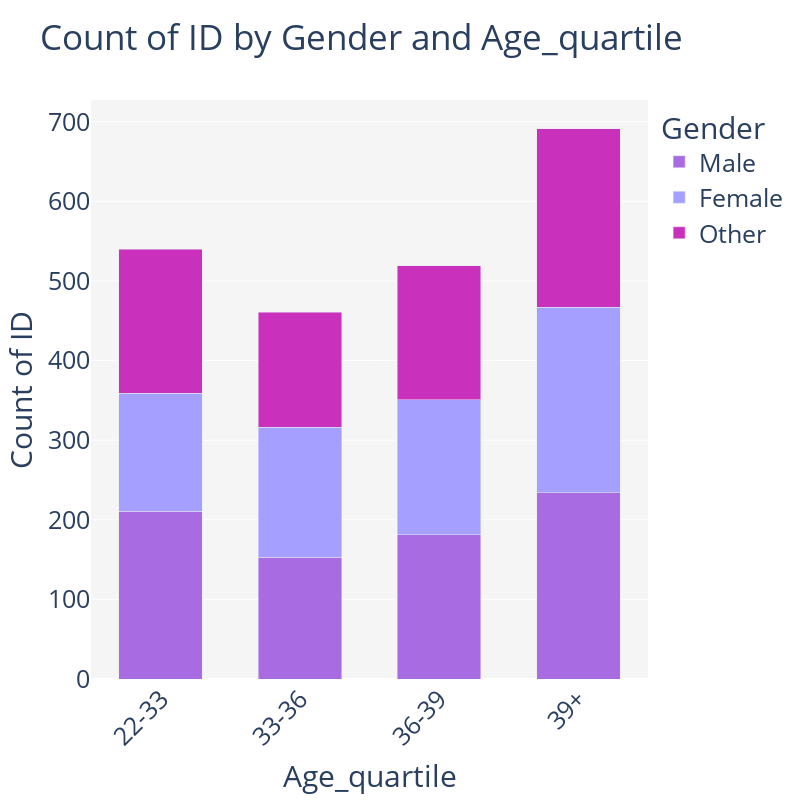

Here is the notebook cell this chart was saved with:
### Markdown cell above
Count of id by `Gender` và `Age_quartile`

### Code cell
count_data = combined_data.groupby(['Age_quartile', 'Gender']).size().unstack(fill_value=0).reset_index()

# Melt the data
count_data_melted = count_data.melt(id_vars='Age_quartile', value_vars=['Male', 'Female', 'Other'], var_name='Gender', value_name='Count')

# Create the bar chart
fig = px.bar(count_data_melted, x='Age_quartile', y='Count', color='Gender', 
             title='Count of ID by Gender and Age_quartile', 
             labels={'Age_quartile': 'Age Quartile', 'Count': 'Count of ID'},
             color_discrete_sequence=['#a86be1', '#a5a0ff', '#c931bc'])

# Update the layout
fig.update_layout(
    font=dict(size=25),
    plot_bgcolor='#f5f5f5',
    xaxis_title='Age_quartile',
    yaxis_title='Count of ID',
    legend_title='Gender',
    xaxis_tickangle=-45,
    bargap=0.4,
    barmode='stack',
    width = 800,
    height = 800,
)

fig.update_traces(textfont_size=35)

# Show the plot
fig.show()

### Figure 1 — Plotly figure (JSON) as saved in the notebook; plotly's stock layout.template omitted (floating-point values rounded to 4 significant figures)
{"data": [{"alignmentgroup": "True", "hovertemplate": "Gender=Male<br>Age Quartile=%{x}<br>Count of ID=%{y}<extra></extra>", "legendgroup": "Male", "marker": {"color": "#a86be1", "pattern": {"shape": ""}}, "name": "Male", "offsetgroup": "Male", "orientation": "v", "showlegend": true, "textfont": {"size": 35}, "textposition": "auto", "type": "bar", "x": ["22-33", "33-36", "36-39", "39+"], "xaxis": "x", "y": [211, 153, 181, 234], "yaxis": "y"}, {"alignmentgroup": "True", "hovertemplate": "Gender=Female<br>Age Quartile=%{x}<br>Count of ID=%{y}<extra></extra>", "legendgroup": "Female", "marker": {"color": "#a5a0ff", "pattern": {"shape": ""}}, "name": "Female", "offsetgroup": "Female", "orientation": "v", "showlegend": true, "textfont": {"size": 35}, "textposition": "auto", "type": "bar", "x": ["22-33", "33-36", "36-39", "39+"], "xaxis": "x", "y": [148, 163, 170, 233], "yaxis": "y"}, {"alignmentgroup": "True", "hovertemplate": "Gender=Other<br>Age Quartile=%{x}<br>Count of ID=%{y}<extra></extra>", "legendgroup": "Other", "marker": {"color": "#c931bc", "pattern": {"shape": ""}}, "name": "Other", "offsetgroup": "Other", "orientation": "v", "showlegend": true, "textfont": {"size": 35}, "textposition": "auto", "type": "bar", "x": ["22-33", "33-36", "36-39", "39+"], "xaxis": "x", "y": [181, 145, 168, 224], "yaxis": "y"}], "layout": {"bargap": 0.4, "barmode": "stack", "font": {"size": 25}, "height": 800, "legend": {"title": {"text": "Gender"}, "tracegroupgap": 0}, "plot_bgcolor": "#f5f5f5", "title": {"text": "Count of ID by Gender and Age_quartile"}, "width": 800, "xaxis": {"anchor": "y", "domain": [0, 1], "tickangle": -45, "title": {"text": "Age_quartile"}}, "yaxis": {"anchor": "x", "domain": [0, 1], "title": {"text": "Count of ID"}}}}
